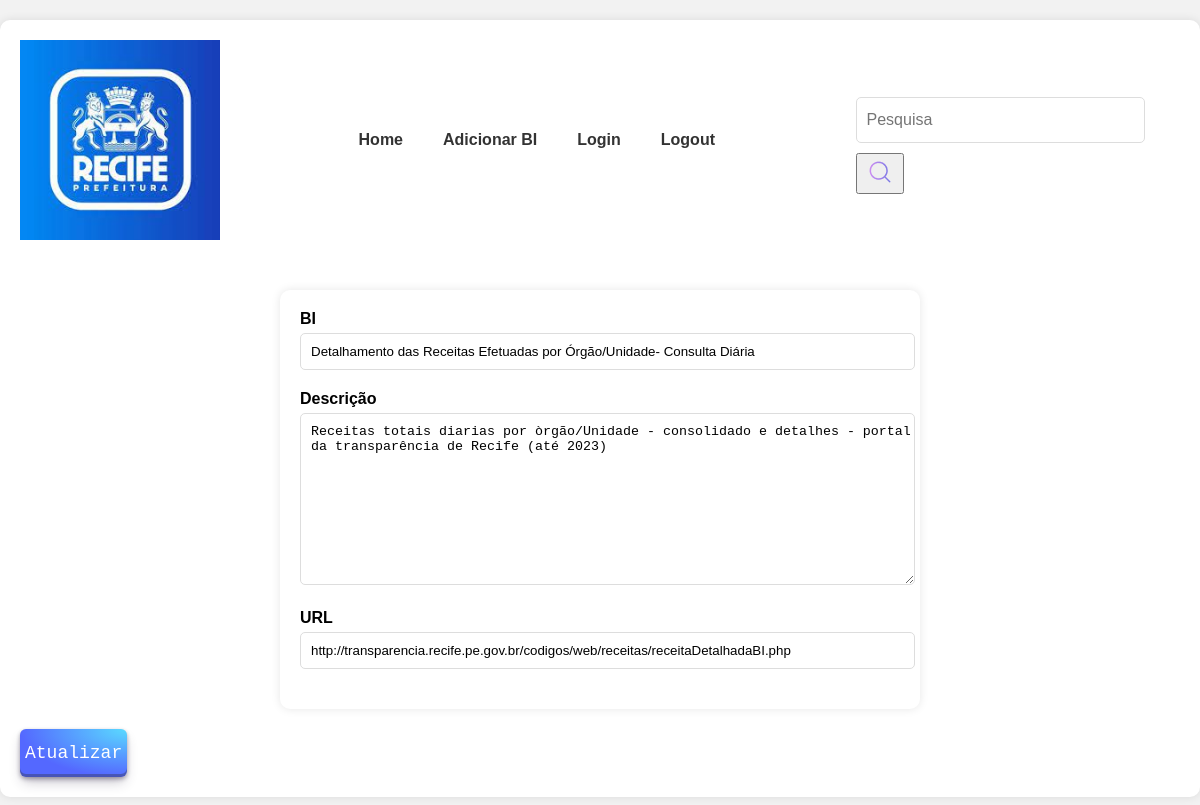
The page /edit_bi/4 (signed in) on the database its author committed.
### catalogo/models.py (models this page shows, shortened)
class BiCard(models.Model):
    name = models.CharField(max_length=150, null=False, blank=False)
    description = models.TextField(null=False, blank=False)
    url = models.CharField(max_length=400, null=False, blank=False)
    ativo = models.BooleanField(default=True)

### catalogo/views.py (the view)
# urls.py: path('edit_bi/<int:card_id>', edit_bi, name='edit_bi'),
def edit_bi(request, card_id):
    if not request.user.is_authenticated:
        messages.error(request, 'Efetue Login')
        return redirect('login')
    bicard = BiCard.objects.get(id=card_id)
    form = BiCardsForms(instance=bicard)
    if request.method == 'POST':
        form = BiCardsForms(request.POST, request.FILES, instance=bicard)
        if form.is_valid():
            form.save()
            messages.success(request, 'Card atualizado com sucesso')
            return redirect('index')
    return render(request, 'catalogo/edit_bi.html', {'form': form, 'card_id': card_id})

### catalogo/forms.py
class BiCardsForms(forms.ModelForm):
    class Meta:
        model = BiCard
        exclude = ['ativo']
        labels = {
            "name": "BI",
            "description": "Descrição",
            "url": "URL"
        }
        widgets = {
            "name": forms.TextInput(attrs={"class": "form-control"}),
            "description": forms.Textarea(attrs={"class": "form-control"}),
            "url": forms.TextInput(attrs={"class": "form-control"}),
        }

### templates/catalogo/edit_bi.html (shortened to what this page needs)
{% extends 'shared/base.html' %}
{% load static %}
{% block content %}
    <section class="catalog">
        <form action="{% url 'edit_bi' card_id %}" method="POST" enctype="multipart/form-data">
            <div class="form__container">
                {% for field in form.visible_fields %}
                <div class="col-12 col-lg-12" style="margin-bottom: 10px;">
                    <label for="{{ field.id_for_label }}" style="color:#000000; margin-bottom: 5px;">{{field.label}}</label>
                    {{ field }}
                </div>
                {% endfor %}
            </div>
            <div>
                <button type="submit" class="button-publish" style="padding: 5px;">Atualizar</button>
            </div>
        </form>
    </section>
{% endblock %}

### core/static/styles/style.css (style rules this page uses)
body { font-family: Arial, sans-serif; margin: 0; padding: 0; background-color: #f2f2f2; }
.catalog { display: grid; grid-template-columns: repeat(auto-fit, minmax(250px, 1fr)); grid-gap: 20px; }
.form__container { max-width: 600px; margin: 20px auto; padding: 20px; background-color: #fff; border-radius: 10px; box-shadow: 0 0 10px rgba(0, 0, 0, 0.1); }
form { margin-top: 10px; }
form label { display: block; margin-bottom: 5px; font-weight: bold; }
form input[type="text"], form input[type="password"], form textarea { width: 100%; padding: 10px; padding-right: 3px; margin-bottom: 10px; border: 1px solid #ddd; border-radius: 5px; }
form textarea { resize: vertical; }
.button-publish { align-items: center; appearance: none; background-image: radial-gradient(100% 100% at 100% 0, #5adaff 0, #5468ff 100%); border: 0; border-radius: 6px; box-shadow: rgba(45, 35, 66, .4) 0 2px 4px,rgba(45, 35, 66, .3) 0 7px 13px -3px,rgba(58, 65, 111, .5) 0 -3px 0 inset; box-sizing: border-box; color: #fff; cursor: pointer; display: inline-flex; font-family: "JetBrains Mono",monospace; height: 48px; justify-content: center; line-height: 1; list-style: none; overflow: hidden; padding-left: 16px; padding-right: 16px; position: relative; text-align: left; text-decoration: none; transition: box-shadow .15s,transform .15s; user-select: none; -webkit-user-select: none; touch-action: manipulation; white-space: nowrap; will-change: box-shadow,transform; font-size: 18px; }

### rows shown on the page
BiCard: visible_fields "Detalhamento das Receitas Efetuadas por Órgão/Unidade- Consulta Diária" "Receitas totais diarias por òrgão/Unidade - consolidado e detalhes - portal da transparência de Recife (até 2023)" "http://transparencia.recife.pe.gov.br/codigos/web/receitas/receitaDetalhadaBI.php"

### other values the page prints
{{ field.label }} "BI" "Descrição" "URL"
